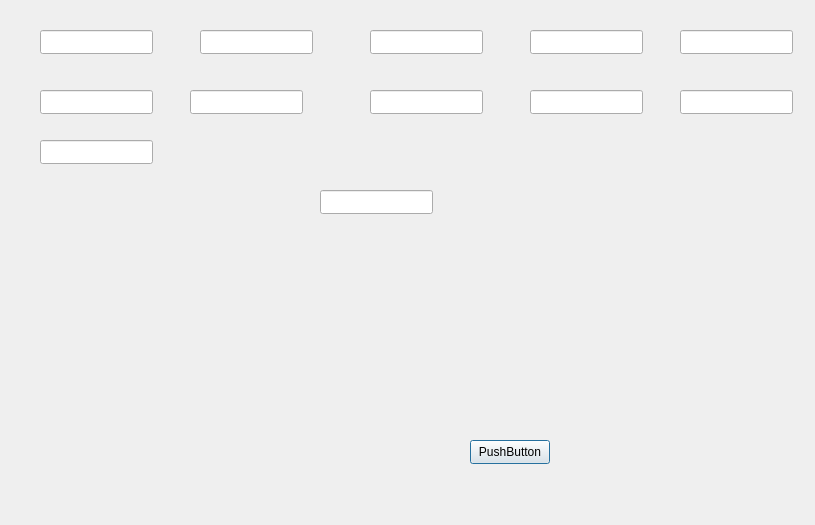
<?xml version="1.0" encoding="UTF-8"?>
<ui version="4.0">
 <class>editRefBook</class>
 <widget class="QDialog" name="editRefBook">
  <property name="geometry">
   <rect>
    <x>0</x>
    <y>0</y>
    <width>815</width>
    <height>525</height>
   </rect>
  </property>
  <property name="windowTitle">
   <string>Dialog</string>
  </property>
  <widget class="QLineEdit" name="lineEdit_8">
   <property name="geometry">
    <rect>
     <x>530</x>
     <y>90</y>
     <width>113</width>
     <height>24</height>
    </rect>
   </property>
  </widget>
  <widget class="QLineEdit" name="lineEdit_3">
   <property name="geometry">
    <rect>
     <x>370</x>
     <y>30</y>
     <width>113</width>
     <height>24</height>
    </rect>
   </property>
  </widget>
  <widget class="QLineEdit" name="lineEdit_2">
   <property name="geometry">
    <rect>
     <x>200</x>
     <y>30</y>
     <width>113</width>
     <height>24</height>
    </rect>
   </property>
  </widget>
  <widget class="QLineEdit" name="lineEdit_4">
   <property name="geometry">
    <rect>
     <x>530</x>
     <y>30</y>
     <width>113</width>
     <height>24</height>
    </rect>
   </property>
  </widget>
  <widget class="QLineEdit" name="lineEdit_9">
   <property name="geometry">
    <rect>
     <x>680</x>
     <y>30</y>
     <width>113</width>
     <height>24</height>
    </rect>
   </property>
  </widget>
  <widget class="QLineEdit" name="lineEdit_10">
   <property name="geometry">
    <rect>
     <x>680</x>
     <y>90</y>
     <width>113</width>
     <height>24</height>
    </rect>
   </property>
  </widget>
  <widget class="QPushButton" name="pushButton">
   <property name="geometry">
    <rect>
     <x>470</x>
     <y>440</y>
     <width>80</width>
     <height>24</height>
    </rect>
   </property>
   <property name="text">
    <string>PushButton</string>
   </property>
  </widget>
  <widget class="QLineEdit" name="lineEdit_7">
   <property name="geometry">
    <rect>
     <x>370</x>
     <y>90</y>
     <width>113</width>
     <height>24</height>
    </rect>
   </property>
  </widget>
  <widget class="QLineEdit" name="lineEdit_5">
   <property name="geometry">
    <rect>
     <x>40</x>
     <y>90</y>
     <width>113</width>
     <height>24</height>
    </rect>
   </property>
  </widget>
  <widget class="QLineEdit" name="lineEdit_11">
   <property name="geometry">
    <rect>
     <x>40</x>
     <y>140</y>
     <width>113</width>
     <height>24</height>
    </rect>
   </property>
  </widget>
  <widget class="QLineEdit" name="lineEdit_6">
   <property name="geometry">
    <rect>
     <x>190</x>
     <y>90</y>
     <width>113</width>
     <height>24</height>
    </rect>
   </property>
  </widget>
  <widget class="QLineEdit" name="lineEdit">
   <property name="geometry">
    <rect>
     <x>40</x>
     <y>30</y>
     <width>113</width>
     <height>24</height>
    </rect>
   </property>
  </widget>
  <widget class="QLineEdit" name="lineEdit_12">
   <property name="geometry">
    <rect>
     <x>320</x>
     <y>190</y>
     <width>113</width>
     <height>24</height>
    </rect>
   </property>
  </widget>
 </widget>
 <resources/>
 <connections/>
</ui>
